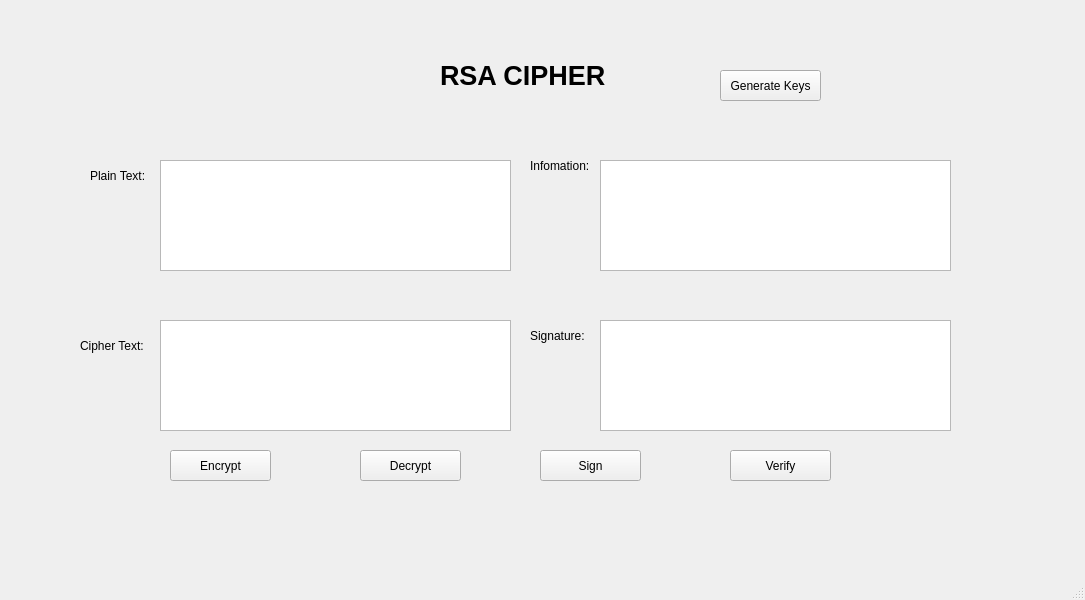
<?xml version="1.0" encoding="UTF-8"?>
<ui version="4.0">
 <class>MainWindow</class>
 <widget class="QMainWindow" name="MainWindow">
  <property name="geometry">
   <rect>
    <x>0</x>
    <y>0</y>
    <width>1085</width>
    <height>600</height>
   </rect>
  </property>
  <property name="windowTitle">
   <string>MainWindow</string>
  </property>
  <widget class="QWidget" name="centralwidget">
   <widget class="QLabel" name="label">
    <property name="geometry">
     <rect>
      <x>440</x>
      <y>50</y>
      <width>231</width>
      <height>51</height>
     </rect>
    </property>
    <property name="font">
     <font>
      <pointsize>20</pointsize>
      <weight>75</weight>
      <bold>true</bold>
     </font>
    </property>
    <property name="text">
     <string>RSA CIPHER</string>
    </property>
   </widget>
   <widget class="QPushButton" name="btn_gen_keys">
    <property name="geometry">
     <rect>
      <x>720</x>
      <y>70</y>
      <width>101</width>
      <height>31</height>
     </rect>
    </property>
    <property name="text">
     <string>Generate Keys</string>
    </property>
   </widget>
   <widget class="QLabel" name="label_2">
    <property name="geometry">
     <rect>
      <x>90</x>
      <y>160</y>
      <width>71</width>
      <height>31</height>
     </rect>
    </property>
    <property name="text">
     <string>Plain Text:</string>
    </property>
   </widget>
   <widget class="QLabel" name="label_3">
    <property name="geometry">
     <rect>
      <x>80</x>
      <y>330</y>
      <width>71</width>
      <height>31</height>
     </rect>
    </property>
    <property name="text">
     <string>Cipher Text:</string>
    </property>
   </widget>
   <widget class="QLabel" name="label_4">
    <property name="geometry">
     <rect>
      <x>530</x>
      <y>150</y>
      <width>71</width>
      <height>31</height>
     </rect>
    </property>
    <property name="text">
     <string>Infomation:</string>
    </property>
   </widget>
   <widget class="QLabel" name="label_5">
    <property name="geometry">
     <rect>
      <x>530</x>
      <y>320</y>
      <width>71</width>
      <height>31</height>
     </rect>
    </property>
    <property name="text">
     <string>Signature:</string>
    </property>
   </widget>
   <widget class="QPushButton" name="btn_encrypt">
    <property name="geometry">
     <rect>
      <x>170</x>
      <y>450</y>
      <width>101</width>
      <height>31</height>
     </rect>
    </property>
    <property name="text">
     <string>Encrypt</string>
    </property>
   </widget>
   <widget class="QPushButton" name="btn_decrypt">
    <property name="geometry">
     <rect>
      <x>360</x>
      <y>450</y>
      <width>101</width>
      <height>31</height>
     </rect>
    </property>
    <property name="text">
     <string>Decrypt</string>
    </property>
   </widget>
   <widget class="QPushButton" name="btn_sign">
    <property name="geometry">
     <rect>
      <x>540</x>
      <y>450</y>
      <width>101</width>
      <height>31</height>
     </rect>
    </property>
    <property name="text">
     <string>Sign</string>
    </property>
   </widget>
   <widget class="QPushButton" name="btn_verify">
    <property name="geometry">
     <rect>
      <x>730</x>
      <y>450</y>
      <width>101</width>
      <height>31</height>
     </rect>
    </property>
    <property name="text">
     <string>Verify</string>
    </property>
   </widget>
   <widget class="QTextEdit" name="txt_plain_text">
    <property name="geometry">
     <rect>
      <x>160</x>
      <y>160</y>
      <width>351</width>
      <height>111</height>
     </rect>
    </property>
   </widget>
   <widget class="QTextEdit" name="txt_cipher_text">
    <property name="geometry">
     <rect>
      <x>160</x>
      <y>320</y>
      <width>351</width>
      <height>111</height>
     </rect>
    </property>
   </widget>
   <widget class="QTextEdit" name="txt_info">
    <property name="geometry">
     <rect>
      <x>600</x>
      <y>160</y>
      <width>351</width>
      <height>111</height>
     </rect>
    </property>
   </widget>
   <widget class="QTextEdit" name="txt_sign">
    <property name="geometry">
     <rect>
      <x>600</x>
      <y>320</y>
      <width>351</width>
      <height>111</height>
     </rect>
    </property>
   </widget>
  </widget>
  <widget class="QMenuBar" name="menubar">
   <property name="geometry">
    <rect>
     <x>0</x>
     <y>0</y>
     <width>1085</width>
     <height>26</height>
    </rect>
   </property>
  </widget>
  <widget class="QStatusBar" name="statusbar"/>
 </widget>
 <resources/>
 <connections/>
</ui>
